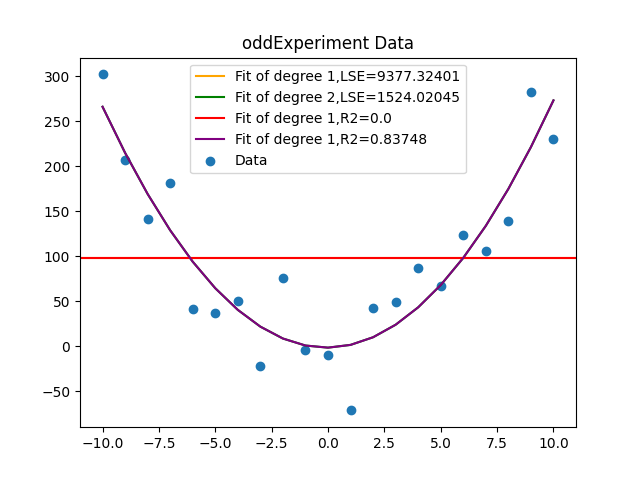

Generate this figure with Python:
import matplotlib.pyplot as plt
import numpy as np
from sklearn.metrics import r2_score
from sklearn.metrics import mean_squared_error

f = open('oddExperiment.txt','r')
data_y = []
data_x = []
y_pre = []
y_pre2 = []
for line in f:  #讀取資料
    if line[-1] == '\n':
        line1 = line[:-1]
        line1=list(line1.split(' '))
        data_y.append(line1[0])  #將y軸資料存入data_y
        data_x.append(line1[1])  #將x軸資料存入data_x
    else:
        line=list(line.split(' '))
        data_y.append(line[0])   #將y軸資料存入data_y
        data_x.append(line[1])   #將x軸資料存入data_x

print(data_y,data_x)
data_y.pop(0)
data_x.pop(0)
len1 = len(data_x)
for i in range(len1):   #將data_x內的值轉成float
    a = float(data_x[i])
    data_x[i] = a

for i in range(len1):   #將data_x內的值轉成float
    a = float(data_y[i])
    data_y[i] = a

figure1 = plt.figure()
plt.title('oddExperiment Data')
eq1 = np.polyfit(data_x,data_y,1)  #計算一階多項式 

eq2 = np.polyfit(data_x,data_y,2)  #計算二階多項式
for i in range(len1):
    y1 = np.poly1d(eq2)
    y_pre2.append(y1(data_x[i]))   #計算二階多項式所對應的y軸的點
    y_pre.append(eq1[1])

mse1 = round(mean_squared_error(data_y,y_pre),5)  #計算一階多項式的mse
mse2 = round(mean_squared_error(data_y,y_pre2),5) #計算二階多項式的mse

#print(mse1,mse2)

r2_1 = round(r2_score(data_y,y_pre),5)   #計算一階多項式的R square error
r2_2 = round(r2_score(data_y,y_pre2),5)  #計算二階多項式的R square error

#print(r2_1,r2_2)

plt.scatter(data_x, data_y,label='Data')
plt.title('oddExperiment Data')
plt.axhline(y=eq1[1],  color='orange', label= 'Fit of degree 1,LSE='+ str(mse1))
plt.plot(data_x,y_pre2,color='green', label= 'Fit of degree 2,LSE='+ str(mse2))
plt.axhline(y=eq1[1],  color='red', label= 'Fit of degree 1,R2='+ str(r2_1))
plt.plot(data_x,y_pre2,color='purple', label= 'Fit of degree 1,R2='+ str(r2_2))

plt.legend(loc='upper center')
plt.show()
figure1.savefig('lab13_plus.png')